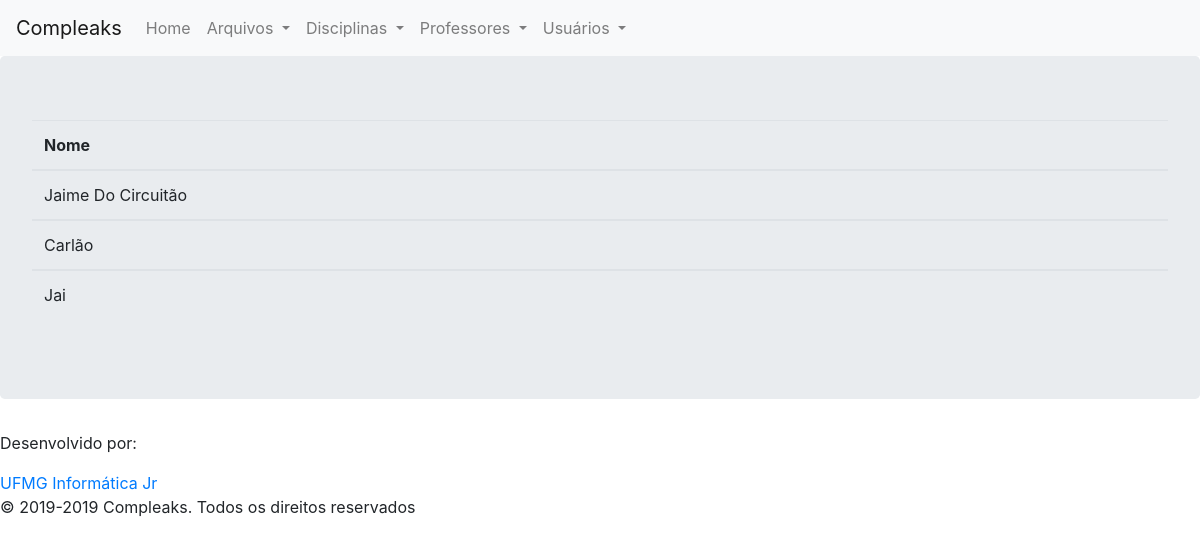
The page /professores/listar on the database as committed earlier.
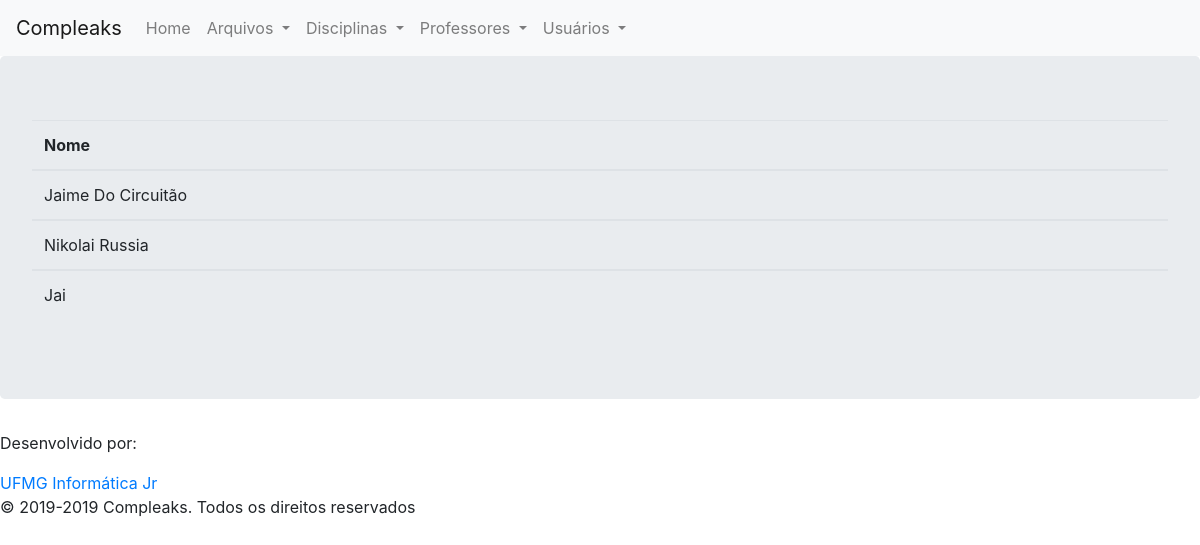
The same page on the database as committed later.
### compleaks/professores/models.py (models this page shows, shortened)
class Professor(db.Model):
	__tablename__ = 'professores'
	id = db.Column(db.Integer, primary_key=True)
	nome = db.Column(db.String, unique=True)
	unidade_academica_id = db.Column(db.Integer)
	data_criacao = db.Column(db.DateTime, default=datetime.now())
	is_eligible = db.Column(db.Boolean)
	data_deletado = db.Column(db.DateTime, nullable=True)
	id_deletor = db.Column(db.Integer, nullable=True)
	motivo_delete = db.Column(db.String(120), nullable=True)
	arquivos = db.relationship('Arquivo', backref='professor', lazy=True)

### compleaks/professores/views.py (the view)
@professores.route('/listar')
def listar():
	professoresdb = Professor.query.all()
	if current_user.is_authenticated and current_user.is_admin:
		return render_template('listar_professor.html',professoresdb=professoresdb)
	else:
		return render_template('listar_professor_out.html',professoresdb=professoresdb)

### compleaks/professores/templates/professores/listar_professor_out.html (shortened to what this page needs)
{% extends "base.html" %}
{% block content %}
    <table class="table" >
        <thead>
            <tr>
                <th>Nome</th>
            </tr>
        </thead>
        {% for professor in professoresdb %}
            <tbody>
                <tr>
                    <td>{{ professor.nome }}</td>
                </tr>
            </tbody>
        {% endfor %}
        </table>
{% endblock %}

Rows that differ between the two databases and show on the page:
changed Professor: nome "Carlão" → "Nikolai Russia"
